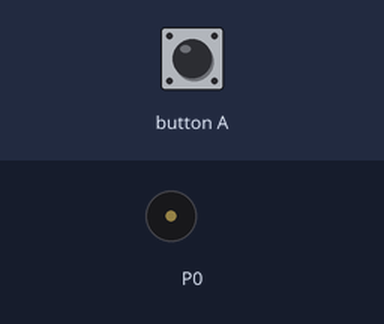
Bench run of a program on a simulated BBC micro:bit (MakeCode). On the bench: buzzer (waves = sounding). The inputs (shaded band) are chosen by the test bench.

Above: at 1.2 s.
1.3 s: button A pressed for 0.15 s
At 1.7 s:
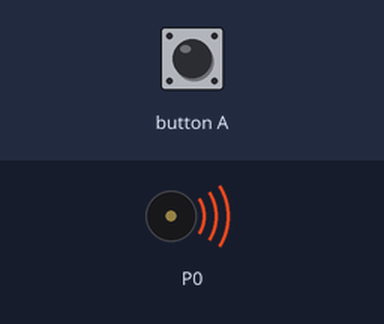
Timing chart, 0 to 10.4 s (numbered marks = the images above; inputs shaded):
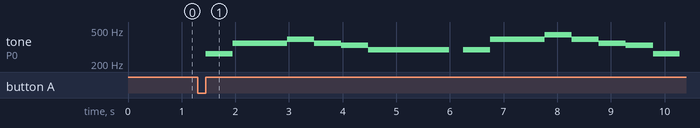

The program:

main.ts
```typescript
input.onButtonPressed(Button.A, function () {
    while (true) {
        music.playTone(262, music.beat(BeatFraction.Whole))
        music.playTone(349, music.beat(BeatFraction.Whole))
        music.playTone(349, music.beat(BeatFraction.Whole))
        music.playTone(392, music.beat(BeatFraction.Whole))
        music.playTone(349, music.beat(BeatFraction.Whole))
        music.playTone(330, music.beat(BeatFraction.Whole))
        music.playTone(294, music.beat(BeatFraction.Whole))
        music.playTone(294, music.beat(BeatFraction.Whole))
        music.playTone(294, music.beat(BeatFraction.Whole))
        music.rest(music.beat(BeatFraction.Half))
        music.playTone(294, music.beat(BeatFraction.Whole))
        music.playTone(392, music.beat(BeatFraction.Whole))
        music.playTone(392, music.beat(BeatFraction.Whole))
        music.playTone(440, music.beat(BeatFraction.Whole))
        music.playTone(392, music.beat(BeatFraction.Whole))
        music.playTone(349, music.beat(BeatFraction.Whole))
        music.playTone(330, music.beat(BeatFraction.Whole))
        music.playTone(262, music.beat(BeatFraction.Whole))
        music.rest(music.beat(BeatFraction.Whole))
        music.playTone(262, music.beat(BeatFraction.Whole))
        music.playTone(440, music.beat(BeatFraction.Whole))
        music.playTone(440, music.beat(BeatFraction.Whole))
        music.playTone(466, music.beat(BeatFraction.Whole))
        music.playTone(440, music.beat(BeatFraction.Whole))
        music.playTone(392, music.beat(BeatFraction.Whole))
        music.playTone(349, music.beat(BeatFraction.Whole))
        music.playTone(262, music.beat(BeatFraction.Whole))
        music.rest(music.beat(BeatFraction.Whole))
        music.playTone(262, music.beat(BeatFraction.Whole))
        music.playTone(262, music.beat(BeatFraction.Whole))
        music.playTone(294, music.beat(BeatFraction.Whole))
        music.playTone(392, music.beat(BeatFraction.Whole))
        music.playTone(330, music.beat(BeatFraction.Whole))
        music.playTone(349, music.beat(BeatFraction.Whole))
        music.rest(music.beat(BeatFraction.Whole))
        music.playTone(262, music.beat(BeatFraction.Whole))
        music.playTone(349, music.beat(BeatFraction.Whole))
        music.playTone(349, music.beat(BeatFraction.Whole))
        music.playTone(349, music.beat(BeatFraction.Whole))
        music.playTone(330, music.beat(BeatFraction.Whole))
        music.rest(music.beat(BeatFraction.Whole))
        music.playTone(330, music.beat(BeatFraction.Whole))
        music.playTone(349, music.beat(BeatFraction.Whole))
        music.playTone(330, music.beat(BeatFraction.Whole))
        music.playTone(294, music.beat(BeatFraction.Whole))
        music.playTone(262, music.beat(BeatFraction.Whole))
        music.rest(music.beat(BeatFraction.Whole))
        music.playTone(392, music.beat(BeatFraction.Whole))
        music.playTone(440, music.beat(BeatFraction.Whole))
        music.playTone(392, music.beat(BeatFraction.Whole))
        music.playTone(349, music.beat(BeatFraction.Whole))
        music.playTone(523, music.beat(BeatFraction.Whole))
        music.playTone(262, music.beat(BeatFraction.Whole))
        music.rest(music.beat(BeatFraction.Whole))
        music.playTone(262, music.beat(BeatFraction.Whole))
        music.playTone(294, music.beat(BeatFraction.Whole))
        music.playTone(392, music.beat(BeatFraction.Whole))
        music.playTone(330, music.beat(BeatFraction.Whole))
        music.playTone(349, music.beat(BeatFraction.Whole))
    }
})
basic.forever(function () {

})
```

test.ts
```typescript
// les tests vont ici ; cela ne sera pas compilé si ce paquet est utilisé en tant qu'extension.
```

Measured:
- after the input at 1.3 s, tone on P0: plays 262 Hz for 0.51 s, 349 Hz for 1.0 s, 392 Hz for 0.51 s, 349 Hz for 0.51 s, 330 Hz for 0.51 s, 294 Hz for 1.5 s … (13 notes in this stretch), starting after 0.15 s
